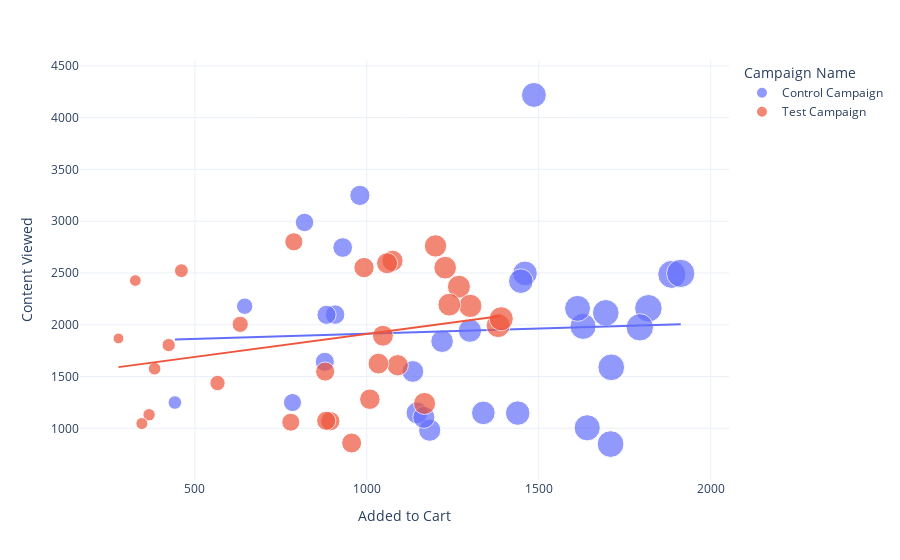

The notebook cell saved with this chart:
### Code cell
figure = px.scatter(data_frame = ab_data, 
                    x="Added to Cart",
                    y="Content Viewed", 
                    size="Added to Cart", 
                    color= "Campaign Name",
                    trendline='ols')
figure.show()

### Figure 1 — Plotly figure (JSON) as saved in the notebook; plotly's stock layout.template omitted (floating-point values rounded to 4 significant figures)
{"data": [{"hovertemplate": "Campaign Name=Control Campaign<br>Added to Cart=%{marker.size}<br>Content Viewed=%{y}<extra></extra>", "legendgroup": "Control Campaign", "marker": {"color": "#636efa", "size": [1819, 1629, 1887, 1439, 1794, 1339, 1641, 1613, 878, 1695, 908, 1219, 1709, 1460, 819, 1913, 1146, 883, 1448, 980, 1711, 1486, 1134, 442, 1183, 1300, 784, 1166, 930, 645], "sizemode": "area", "sizeref": 4.782, "symbol": "circle"}, "mode": "markers", "name": "Control Campaign", "orientation": "v", "showlegend": true, "type": "scatter", "x": [1819, 1629, 1887, 1439, 1794, 1339, 1641, 1613, 878, 1695, 908, 1219, 1709, 1460, 819, 1913, 1146, 883, 1448, 980, 1711, 1486, 1134, 442, 1183, 1300, 784, 1166, 930, 645], "xaxis": "x", "y": [2159, 1984, 2486, 1147, 1975, 1149, 1005, 2158, 1642, 2115, 2098, 1841, 848, 2496, 2988, 2496, 1149, 2096, 2421, 3249, 1589, 4219, 1549, 1249, 982, 1943, 1249, 1106, 2746, 2179], "yaxis": "y"}, {"hovertemplate": "<b>OLS trendline</b><br>Content Viewed = 0.100333 * Added to Cart + 1813.33<br>R<sup>2</sup>=0.002764<br><br>Campaign Name=Control Campaign<br>Added to Cart=%{x}<br>Content Viewed=%{y} <b>(trend)</b><extra></extra>", "legendgroup": "Control Campaign", "marker": {"color": "#636efa", "symbol": "circle"}, "mode": "lines", "name": "Control Campaign", "showlegend": false, "type": "scatter", "x": [442, 645, 784, 819, 878, 883, 908, 930, 980, 1134, 1146, 1166, 1183, 1219, 1300, 1339, 1439, 1448, 1460, 1486, 1613, 1629, 1641, 1695, 1709, 1711, 1794, 1819, 1887, 1913], "xaxis": "x", "y": [1858.0, 1878.0, 1892.0, 1896.0, 1901.0, 1902.0, 1904.0, 1907.0, 1912.0, 1927.0, 1928.0, 1930.0, 1932.0, 1936.0, 1944.0, 1948.0, 1958.0, 1959.0, 1960.0, 1962.0, 1975.0, 1977.0, 1978.0, 1983.0, 1985.0, 1985.0, 1993.0, 1996.0, 2003.0, 2005.0], "yaxis": "y"}, {"hovertemplate": "Campaign Name=Test Campaign<br>Added to Cart=%{marker.size}<br>Content Viewed=%{y}<extra></extra>", "legendgroup": "Test Campaign", "marker": {"color": "#EF553B", "size": [894, 424, 1075, 1382, 1391, 779, 1090, 1059, 383, 461, 788, 879, 1047, 278, 367, 632, 327, 1228, 346, 992, 1009, 1168, 1268, 1034, 566, 956, 882, 1301, 1240, 1200], "sizemode": "area", "sizeref": 4.782, "symbol": "circle"}, "mode": "markers", "name": "Test Campaign", "orientation": "v", "showlegend": true, "type": "scatter", "x": [894, 424, 1075, 1382, 1391, 779, 1090, 1059, 383, 461, 788, 879, 1047, 278, 367, 632, 327, 1228, 346, 992, 1009, 1168, 1268, 1034, 566, 956, 882, 1301, 1240, 1200], "xaxis": "x", "y": [1069, 1804, 2617, 1992, 2058, 1059, 1609, 2594, 1576, 2522, 2801, 1548, 1894, 1868, 1131, 2004, 2427, 2551, 1046, 2552, 1281, 1240, 2367, 1625, 1437, 858, 1073, 2182, 2194, 2761], "yaxis": "y"}, {"hovertemplate": "<b>OLS trendline</b><br>Content Viewed = 0.442802 * Added to Cart + 1467.66<br>R<sup>2</sup>=0.066319<br><br>Campaign Name=Test Campaign<br>Added to Cart=%{x}<br>Content Viewed=%{y} <b>(trend)</b><extra></extra>", "legendgroup": "Test Campaign", "marker": {"color": "#EF553B", "symbol": "circle"}, "mode": "lines", "name": "Test Campaign", "showlegend": false, "type": "scatter", "x": [278, 327, 346, 367, 383, 424, 461, 566, 632, 779, 788, 879, 882, 894, 956, 992, 1009, 1034, 1047, 1059, 1075, 1090, 1168, 1200, 1228, 1240, 1268, 1301, 1382, 1391], "xaxis": "x", "y": [1591.0, 1612.0, 1621.0, 1630.0, 1637.0, 1655.0, 1672.0, 1718.0, 1748.0, 1813.0, 1817.0, 1857.0, 1858.0, 1864.0, 1891.0, 1907.0, 1914.0, 1926.0, 1931.0, 1937.0, 1944.0, 1950.0, 1985.0, 1999.0, 2011.0, 2017.0, 2029.0, 2044.0, 2080.0, 2084.0], "yaxis": "y"}], "layout": {"legend": {"itemsizing": "constant", "title": {"text": "Campaign Name"}, "tracegroupgap": 0}, "margin": {"t": 60}, "xaxis": {"anchor": "y", "domain": [0, 1], "title": {"text": "Added to Cart"}}, "yaxis": {"anchor": "x", "domain": [0, 1], "title": {"text": "Content Viewed"}}}}
